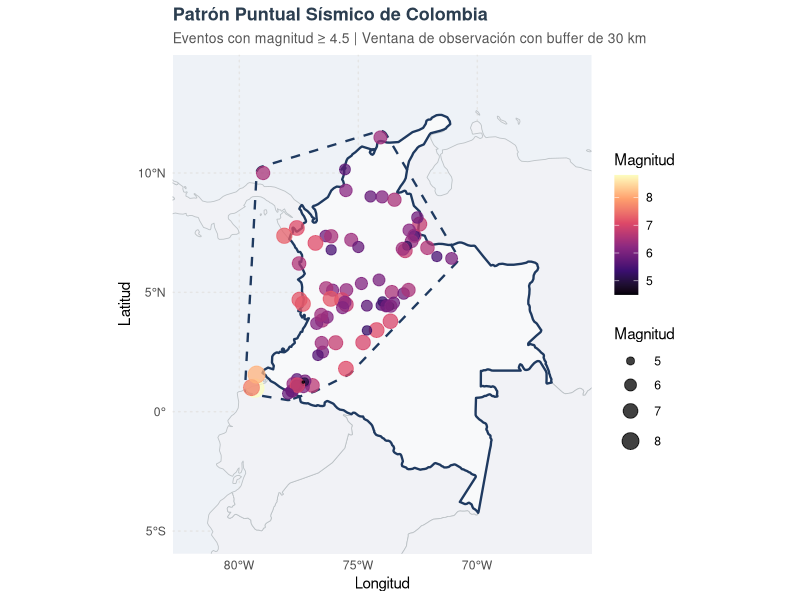
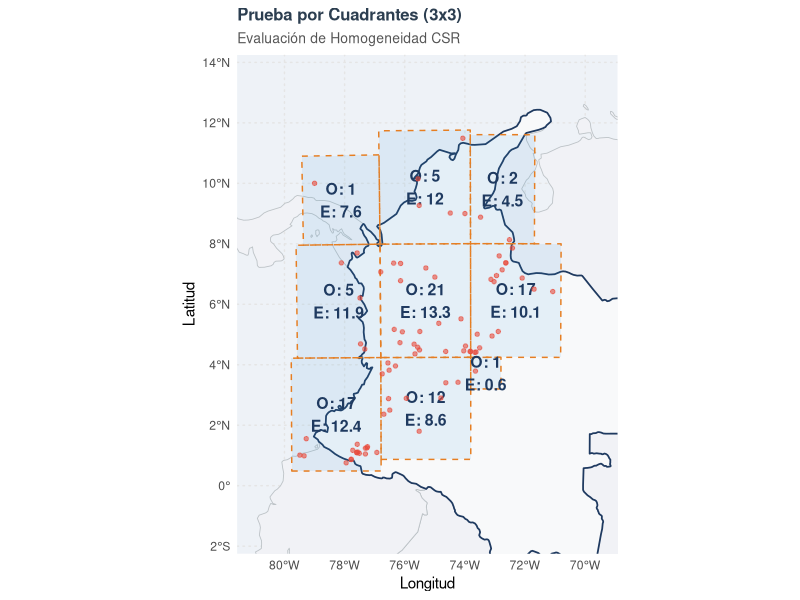
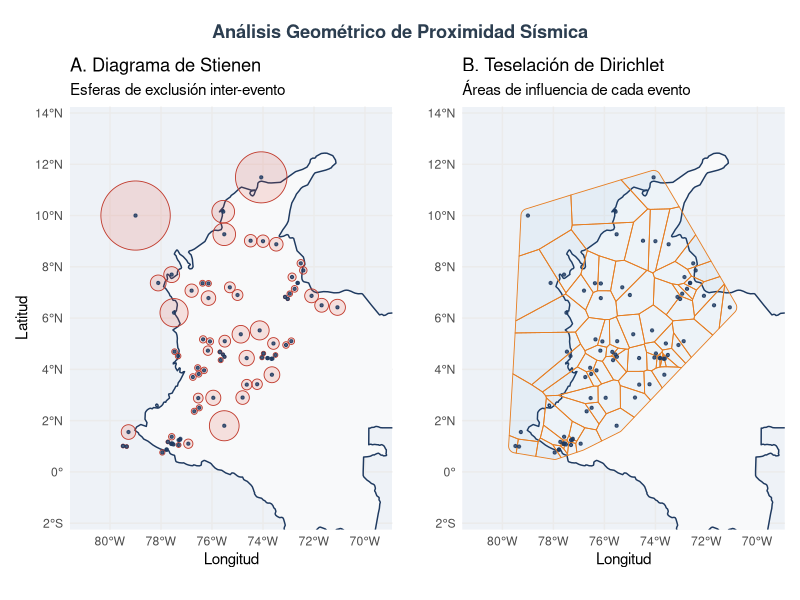

The R source for these figures, in order:
## ---- chunk 1
# ==============================================================================
# CONFIGURACIÓN GLOBAL DEL DOCUMENTO
# ==============================================================================
# Este chunk controla el comportamiento de TODOS los chunks siguientes.
# Al usar include=FALSE, no se muestra en el informe pero establece las reglas.

knitr::opts_chunk$set(
  message     = FALSE,      # Silencia mensajes de carga
  warning     = FALSE,      # Silencia advertencias
  error       = FALSE,      # Detiene el render si hay error
  fig.align   = "center",   # Centra todas las figuras
  fig.width   = 10,         # Ancho estándar de figuras
  fig.height  = 7,          # Alto estándar de figuras
  dpi         = 150,        # Resolución para nitidez cartográfica
  cache       = FALSE       # Sin caché para garantizar reproducibilidad
)

# Semilla global para reproducibilidad de simulaciones Monte Carlo
set.seed(5869)
## ---- chunk 2
# ==============================================================================
# CARGA DE LIBRERÍAS ESPECIALIZADAS
# ==============================================================================
# Paquetes organizados por función para facilitar el mantenimiento

# Análisis de patrones puntuales (spatstat ecosystem)
library(spatstat)
library(spatstat.geom)
library(spatstat.explore)
library(spatstat.model)

# Manejo de datos espaciales vectoriales
library(sf)
library(stars)

# Manipulación y lectura de datos
library(tidyverse)
library(readr)
library(readxl)

# Visualización cartográfica profesional
library(ggplot2)
library(patchwork)
library(scales)
library(ggrepel)
library(corrplot)

# Descarga automática de mapas base
library(rnaturalearth)
library(rnaturalearthdata)

# Tablas con formato académico
library(knitr)
library(kableExtra)
## ---- chunk 3
# ==============================================================================
# PALETA DE COLORES INSTITUCIONAL
# ==============================================================================
# Definimos una paleta coherente para todo el informe

colores <- list(
  azul_oscuro   = "#1f3a60",   # Títulos principales y bordes
  azul_medio    = "#2c3e50",   # Texto destacado
  gris_texto    = "#555555",   # Subtítulos
  gris_suave    = "#f8f9fa",   # Fondo Colombia
  gris_vecinos  = "#f1f2f6",   # Fondo países vecinos
  borde_vecinos = "#bdc3c7",   # Bordes sutiles
  oceano        = "#eef2f7",   # Fondo oceánico
  rojo_sismo    = "#e74c3c",   # Eventos sísmicos
  naranja_borde = "#e67e22",   # Bordes de rejillas
  azul_rejilla  = "#3498db"    # Relleno de cuadrantes
)
## ---- chunk 4
# ==============================================================================
# DELIMITACIÓN DEL ÁREA DE ESTUDIO
# ==============================================================================

# 1. Descarga automática de mapas base (Natural Earth - dominio público)
colombia_map   <- ne_countries(scale = "medium", country = "colombia", 
                               returnclass = "sf") %>%
  st_transform(crs = 4326)

paises_vecinos <- ne_countries(scale = "medium", returnclass = "sf") %>%
  st_transform(crs = 4326)

# 2. Carga y limpieza de datos de sismicidad (SGC)
df <- read_csv("sismicidad_historica.csv", skip = 7, show_col_types = FALSE)
names(df)[4] <- "Latitud"
names(df)[5] <- "Longitud"
names(df)[7] <- "magnitud"

df <- df %>%
  select(Latitud, Longitud, magnitud) %>%
  mutate(
    Latitud  = as.numeric(Latitud),
    Longitud = as.numeric(Longitud),
    magnitud = as.numeric(magnitud)
  ) %>%
  filter(!is.na(Latitud), !is.na(Longitud))

# 3. Conversión a objeto espacial (sf) con proyección WGS84
sismos_sf <- st_as_sf(df, coords = c("Longitud", "Latitud"), crs = 4326)
sismos_sf$ID_Sismo <- 1:nrow(sismos_sf)

# 4. Proyección al sistema oficial de Colombia (Origen Nacional - MAGNA-SIRGAS)
sismos_proj <- st_transform(sismos_sf, crs = 9377)

# 5. Filtro geográfico ajustado (excluye San Andrés, conserva territorio continental)
caja_filtro <- st_bbox(c(xmin = -79.5, ymin = 0, xmax = -66, ymax = 13.5), 
                       crs = st_crs(4326))
sismos_sf   <- sismos_sf %>% st_filter(st_as_sfc(caja_filtro))
sismos_proj <- st_transform(sismos_sf, crs = 9377)

# 6. Construcción de la ventana de observación con buffer de 30 km
ventana_base   <- st_convex_hull(st_union(sismos_proj))
ventana_sf     <- st_buffer(ventana_base, dist = 30000)  # 30 km en metros
ventana_owin   <- as.owin(st_geometry(ventana_sf))
ventana_grados <- st_transform(ventana_sf, crs = 4326)

# 7. Construcción del objeto ppp (patrón puntual) en kilómetros
coords_metros <- st_coordinates(sismos_proj)
sismos_ppp    <- ppp(
  x       = coords_metros[, 1],
  y       = coords_metros[, 2],
  window  = ventana_owin,
  marks   = sismos_proj$magnitud
)

# Manejo de puntos duplicados mediante jittering controlado
if (any(duplicated(sismos_ppp))) {
  sismos_ppp <- rjitter(sismos_ppp, retry = TRUE)
}

# Reescalado final a kilómetros para coherencia interpretativa
sismos_ppp <- spatstat.geom::rescale(sismos_ppp, 1000, "km")
## ---- chunk 5
# Aseguramos el vector de magnitudes
magnitudes <- as.numeric(marks(sismos_ppp))

# Construir el dataframe consolidando el área total
resumen_ppp <- data.frame(
  Característica = c(
    "Número total de eventos",
    "Área de la ventana de observación",
    "Intensidad promedio",
    "Rango de magnitudes",
    "Magnitud media",
    "Magnitud mediana",
    "Unidad de longitud"
  ),
  Valor = c(
    paste0(npoints(sismos_ppp), " sismos"),
    paste0(round(sum(as.numeric(area(sismos_ppp))), 0), " km²"), # <-- SOLUCIÓN: Agregamos sum() aquí
    paste0(round(as.numeric(intensity(sismos_ppp)) * 1e4, 2), " × 10⁻⁴ sismos/km²"),
    paste0(round(min(magnitudes, na.rm = TRUE), 1), " - ", 
           round(max(magnitudes, na.rm = TRUE), 1)),
    paste0(round(mean(magnitudes, na.rm = TRUE), 2)),
    paste0(round(median(magnitudes, na.rm = TRUE), 2)),
    "1 km"
  ),
  stringsAsFactors = FALSE
)

kable(resumen_ppp, 
      col.names = c("Característica", "Valor"),
      align = c("l", "c"),
      caption = "Características del patrón puntual sísmico construido") %>%
  kable_styling(
    bootstrap_options = c("striped", "hover", "condensed"),
    full_width = FALSE,
    position = "center"
  ) %>%
  row_spec(0, bold = TRUE, background = colores$azul_oscuro, color = "white")
## ---- chunk 6
# ==============================================================================
# MAPA PRINCIPAL DEL PATRÓN PUNTUAL
# ==============================================================================

ggplot() +
  # Capa 1: Países vecinos (fondo contextual)
  geom_sf(data = paises_vecinos, 
          fill = colores$gris_vecinos, 
          color = colores$borde_vecinos, 
          linewidth = 0.3) +
  # Capa 2: Frontera de Colombia destacada
  geom_sf(data = colombia_map, 
          fill = colores$gris_suave, 
          color = colores$azul_oscuro, 
          linewidth = 0.8) +
  # Capa 3: Ventana de observación (buffer de 30 km)
  geom_sf(data = ventana_grados, 
          fill = NA, 
          color = colores$azul_oscuro, 
          linewidth = 0.8, 
          linetype = "dashed") +
  # Capa 4: Eventos sísmicos codificados por magnitud
  geom_sf(data = sismos_sf, 
          aes(color = magnitud, size = magnitud), 
          shape = 20, 
          alpha = 0.75) +
  # Escalas visuales
  scale_color_viridis_c(option = "magma", name = "Magnitud") +
  scale_size_continuous(range = c(1, 9), name = "Magnitud") +
  # Encuadre geográfico
  coord_sf(crs = st_crs(4326), 
           xlim = c(-82, -66), 
           ylim = c(-5, 14)) +
  # Etiquetas y títulos
  labs(
    title    = "Patrón Puntual Sísmico de Colombia",
    subtitle = "Eventos con magnitud ≥ 4.5 | Ventana de observación con buffer de 30 km",
    x        = "Longitud", 
    y        = "Latitud"
  ) +
  # Estética profesional
  theme_minimal() +
  theme(
    panel.grid.major = element_line(color = "gray90", linetype = "dotted"),
    plot.title       = element_text(face = "bold", size = 13, color = colores$azul_medio),
    plot.subtitle    = element_text(size = 10, color = colores$gris_texto),
    panel.background = element_rect(fill = colores$oceano, color = NA),
    legend.position  = "right"
  )
## ---- chunk 7
# Ejecutar la prueba de cuadrantes 3x3
chi_3x3 <- quadrat.test(unmark(sismos_ppp), nx = 3, ny = 3)

# Función auxiliar para extraer la rejilla y graficarla con ggplot2
crear_capa_cuadrantes <- function(modelo_chi) {
  rejilla_data <- tiles(as.tess(modelo_chi))
  obs <- modelo_chi$observed
  exp <- round(modelo_chi$expected, 1)
  res <- round(modelo_chi$residuals, 1)
  
  lista_poligonos <- lapply(seq_along(rejilla_data), function(i) {
    lims <- rejilla_data[[i]]
    x1 <- lims$xrange[1]; x2 <- lims$xrange[2]
    y1 <- lims$yrange[1]; y2 <- lims$yrange[2]
    
    # Polígono en metros (multiplicamos por 1000 desde km)
    p <- st_polygon(list(matrix(c(
      x1*1000, y1*1000, x2*1000, y1*1000, x2*1000, y2*1000, x1*1000, y2*1000, x1*1000, y1*1000
    ), ncol = 2, byrow = TRUE)))
    return(p)
  })
  
  sf_cuadrantes_metros <- st_sf(
    id = 1:length(lista_poligonos),
    Obs = as.vector(obs), Exp = as.vector(exp), Res = as.vector(res),
    geometry = st_sfc(lista_poligonos, crs = 9377)
  )
  
  sf_cuadrantes_grados <- st_transform(sf_cuadrantes_metros, crs = 4326)
  centroides <- st_coordinates(st_centroid(sf_cuadrantes_grados))
  sf_cuadrantes_grados$lon_c <- centroides[,1]
  sf_cuadrantes_grados$lat_c <- centroides[,2]
  sf_cuadrantes_grados$etiqueta <- paste0("O: ", sf_cuadrantes_grados$Obs, "\nE: ", sf_cuadrantes_grados$Exp)
  
  return(sf_cuadrantes_grados)
}

sf_3x3 <- crear_capa_cuadrantes(chi_3x3)

ggplot() +
  geom_sf(data = paises_vecinos, fill = colores$gris_vecinos, color = colores$borde_vecinos, linewidth = 0.3) +
  geom_sf(data = colombia_map, fill = colores$gris_suave, color = colores$azul_oscuro, linewidth = 0.6) +
  geom_sf(data = sf_3x3, fill = colores$azul_rejilla, alpha = 0.1, color = colores$naranja_borde, linewidth = 0.5, linetype = "dashed") +
  geom_text(data = sf_3x3, aes(x = lon_c, y = lat_c, label = etiqueta), size = 4, fontface = "bold", color = colores$azul_oscuro) +
  geom_sf(data = sismos_sf, color = colores$rojo_sismo, size = 1.2, alpha = 0.6) +
  coord_sf(crs = st_crs(4326), xlim = c(-81, -69.5), ylim = c(-1.5, 13.5)) +
  labs(title = "Prueba por Cuadrantes (3x3)", subtitle = "Evaluación de Homogeneidad CSR", x = "Longitud", y = "Latitud") +
  theme_minimal() +
  theme(
    panel.grid.major = element_line(color = "gray90", linetype = "dotted"),
    plot.title = element_text(face = "bold", size = 12, color = colores$azul_medio),
    plot.subtitle = element_text(size = 10, color = colores$gris_texto),
    panel.background = element_rect(fill = colores$oceano, color = NA)
  )
## ---- chunk 8
# Ejecución de pruebas de Monte Carlo para diferentes lambdas de Cressie-Read
prueba_NM2 <- quadrat.test(unmark(sismos_ppp), method = "MonteCarlo", CR = -2, nx = 3, ny = 3)
prueba_T2  <- quadrat.test(unmark(sismos_ppp), method = "MonteCarlo", CR = -0.5, nx = 3, ny = 3)
prueba_CR1 <- quadrat.test(unmark(sismos_ppp), method = "MonteCarlo", CR = 1/3, nx = 3, ny = 3)
prueba_CR2 <- quadrat.test(unmark(sismos_ppp), method = "MonteCarlo", CR = 2/3, nx = 3, ny = 3)
prueba_X2  <- quadrat.test(unmark(sismos_ppp), method = "MonteCarlo", CR = 1, nx = 3, ny = 3)

tabla_robustez <- data.frame(
  "Estadístico" = c("Neyman Modificado (NM2)", "Freeman-Tukey (T2)", "Cressie-Read ($\\lambda=1/3$)", "Cressie-Read ($\\lambda=2/3$)", "Chi-cuadrado de Pearson (X2)"),
  "Valor del Test" = c(
    round(as.numeric(prueba_NM2$statistic), 2),
    round(as.numeric(prueba_T2$statistic), 2),
    round(as.numeric(prueba_CR1$statistic), 2),
    round(as.numeric(prueba_CR2$statistic), 2),
    round(as.numeric(prueba_X2$statistic), 2)
  ),
  "p-valor (Simulado)" = c(
    ifelse(prueba_NM2$p.value < 0.001, "< 0.001", round(prueba_NM2$p.value, 3)),
    ifelse(prueba_T2$p.value < 0.001, "< 0.001", round(prueba_T2$p.value, 3)),
    ifelse(prueba_CR1$p.value < 0.001, "< 0.001", round(prueba_CR1$p.value, 3)),
    ifelse(prueba_CR2$p.value < 0.001, "< 0.001", round(prueba_CR2$p.value, 3)),
    ifelse(prueba_X2$p.value < 0.001, "< 0.001", round(prueba_X2$p.value, 3))
  ),
  "Diagnóstico" = c("Rechazo de CSR", "Rechazo de CSR", "Rechazo de CSR", "Rechazo de CSR", "Rechazo de CSR")
)

kable(tabla_robustez, format = "html", escape = FALSE,
      caption = "Pruebas de Robustez de Monte Carlo bajo la Familia de Cressie-Read (Rejilla 3x3)",
      col.names = c("Estadístico de Prueba", "Valor", "p-valor", "Diagnóstico Espacial")) %>%
  kable_styling(bootstrap_options = c("striped", "hover"), full_width = FALSE, position = "center") %>%
  row_spec(0, bold = TRUE, background = colores$azul_oscuro, color = "white")
## ---- chunk 9
# Cálculo de los índices
CE_test <- clarkevans.test(unmark(sismos_ppp))
HS_test <- hopskel.test(unmark(sismos_ppp))

# Extracción dinámica de valores para garantizar consistencia
valor_R <- round(CE_test$statistic["R"], 4)
p_valor_R <- ifelse(CE_test$p.value < 0.001, "< 0.001", round(CE_test$p.value, 4))
valor_HS <- round(HS_test$statistic["A"], 4)
p_valor_HS <- ifelse(HS_test$p.value < 0.001, "< 0.001", round(HS_test$p.value, 4))

tabla_indices <- data.frame(
  "Prueba" = c("Test de Clark-Evans", "Test de Hopkins-Skellam (Bilateral)"),
  "Métrica" = c("R", "A"),
  "Valor Observado" = c(valor_R, valor_HS),
  "p-valor" = c(p_valor_R, p_valor_HS),
  "Conclución" = c("Agregación (Clúster)", "Agregación (Clúster)")
)

kable(tabla_indices, format = "html", escape = FALSE,
      caption = "Diagnóstico Global de Asociación Espacial: Índices de Distancia",
      col.names = c("Prueba", "Métrica", "Valor", "p-valor", "Conclución")) %>%
  kable_styling(bootstrap_options = c("striped", "hover"), full_width = FALSE, position = "center") %>%
  row_spec(0, bold = TRUE, background = colores$azul_oscuro, color = "white") %>%
  row_spec(1:2, bold = TRUE, background = "#e8f4fd")
## ---- chunk 10
# 1. Diagrama de Stienen
dist_vecino_metros <- nndist(unmark(sismos_ppp), k = 1) * 1000
radios_stienen <- dist_vecino_metros / 2
sf_stienen_grados <- st_transform(st_buffer(sismos_proj, dist = radios_stienen), crs = 4326)

g_stienen <- ggplot() +
  geom_sf(data = colombia_map, fill = colores$gris_suave, color = colores$azul_oscuro, linewidth = 0.5) +
  geom_sf(data = sf_stienen_grados, fill = colores$rojo_sismo, alpha = 0.15, color = "#c0392b", linewidth = 0.3) +
  geom_sf(data = sismos_sf, color = colores$azul_oscuro, size = 0.8, alpha = 0.8) +
  coord_sf(crs = st_crs(4326), xlim = c(-81, -69.5), ylim = c(-1.5, 13.5)) +
  labs(title = "A. Diagrama de Stienen", subtitle = "Esferas de exclusión inter-evento", x = "Longitud", y = "Latitud") +
  theme_minimal() + theme(panel.background = element_rect(fill = colores$oceano, color = NA))

# 2. Teselación de Dirichlet (Voronoi)
dirichlet_sp <- dirichlet(unmark(sismos_ppp))
celdas_lista <- tiles(dirichlet_sp)

lista_sf_poligonos <- lapply(celdas_lista, function(celda) {
  coor_x <- celda$bdry[[1]]$x
  coor_y <- celda$bdry[[1]]$y
  matriz_metros <- matrix(c(coor_x, coor_x[1], coor_y, coor_y[1]), ncol = 2) * 1000
  return(st_polygon(list(matriz_metros)))
})

sf_dirichlet_grados <- st_transform(st_sf(geometry = st_sfc(lista_sf_poligonos, crs = 9377)), crs = 4326)

g_dirichlet <- ggplot() +
  geom_sf(data = colombia_map, fill = colores$gris_suave, color = colores$azul_oscuro, linewidth = 0.5) +
  geom_sf(data = sf_dirichlet_grados, fill = colores$azul_rejilla, alpha = 0.05, color = colores$naranja_borde, linewidth = 0.3) +
  geom_sf(data = sismos_sf, color = colores$azul_oscuro, size = 0.8, alpha = 0.8) +
  coord_sf(crs = st_crs(4326), xlim = c(-81, -69.5), ylim = c(-1.5, 13.5)) +
  labs(title = "B. Teselación de Dirichlet", subtitle = "Áreas de influencia de cada evento", x = "Longitud", y = "") +
  theme_minimal() + theme(panel.background = element_rect(fill = colores$oceano, color = NA))

g_stienen + g_dirichlet + plot_annotation(title = "Análisis Geométrico de Proximidad Sísmica", theme = theme(plot.title = element_text(face = "bold", hjust = 0.5, color = colores$azul_medio)))
